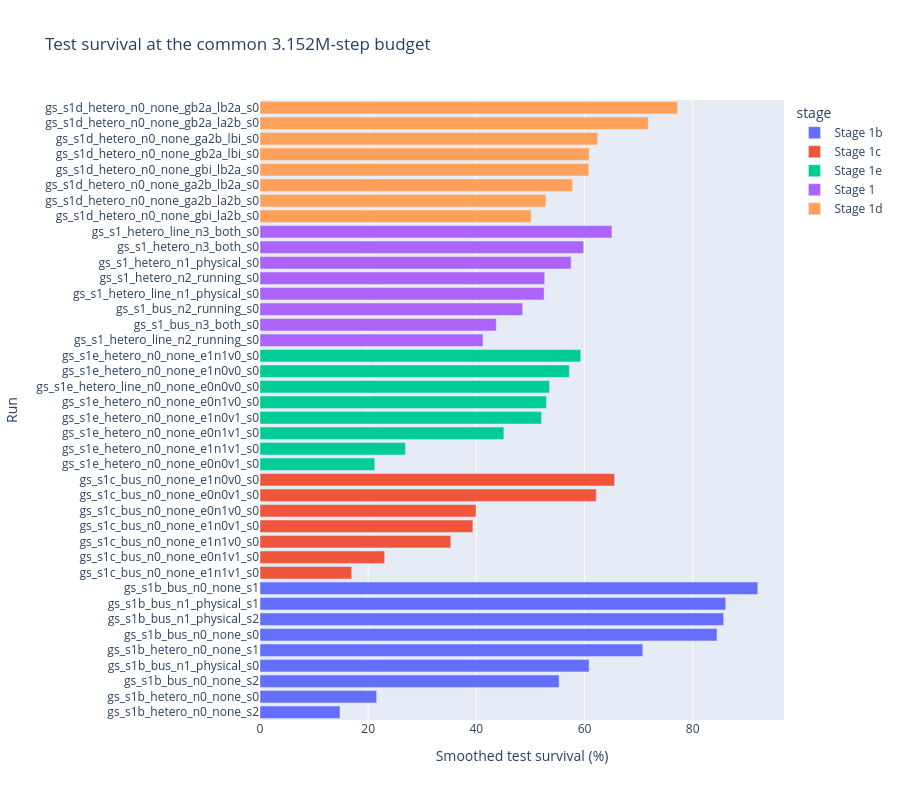

This figure's notebook cell:
### Markdown cell above
## Fair-budget ranking

Only runs that reached the comparison budget receive a comparison
value. This prevents a slow representation from being ranked using a
later or earlier amount of experience.

### Code cell
ranking_columns = [
    "stage",
    "run_name",
    "seed",
    "graph_type",
    "normalization",
    "structure",
    "encoder",
    "generator_direction",
    "load_direction",
    "last_eval_step_m",
    "comparison_survival_pct",
    "latest_5eval_survival_pct",
    "best_5eval_survival_pct",
    "target_8m_survival_pct",
]
ranking = endpoint_df[ranking_columns].sort_values(
    "comparison_survival_pct", ascending=False, na_position="last"
)
display(ranking.round(2))

ranked_available = ranking.dropna(
    subset=["comparison_survival_pct"]
).copy()
if not ranked_available.empty:
    rank_plot = px.bar(
        ranked_available.sort_values("comparison_survival_pct"),
        x="comparison_survival_pct",
        y="run_name",
        color="stage",
        orientation="h",
        hover_data=[
            "graph_type",
            "normalization",
            "structure",
            "seed",
            "generator_direction",
            "load_direction",
        ],
        title=(
            "Test survival at the common "
            f"{comparison_budget / 1_000_000:.3f}M-step budget"
        ),
        labels={
            "comparison_survival_pct": "Smoothed test survival (%)",
            "run_name": "Run",
        },
        height=max(550, 20 * len(ranked_available)),
    )
    rank_plot.show()

### Figure 1 — Plotly figure (JSON) as saved in the notebook; plotly's stock layout.template omitted (floating-point values rounded to 4 significant figures)
{"data": [{"customdata": [["heterogeneous", "n0_none", "e0n0v0", 2, "bidirectional", "bidirectional"], ["heterogeneous", "n0_none", "e0n0v0", 0, "bidirectional", "bidirectional"], ["bus", "n0_none", "e0n0v0", 2, "bidirectional", "bidirectional"], ["bus", "n1_physical", "e0n0v0", 0, "bidirectional", "bidirectional"], ["heterogeneous", "n0_none", "e0n0v0", 1, "bidirectional", "bidirectional"], ["bus", "n0_none", "e0n0v0", 0, "bidirectional", "bidirectional"], ["bus", "n1_physical", "e0n0v0", 2, "bidirectional", "bidirectional"], ["bus", "n1_physical", "e0n0v0", 1, "bidirectional", "bidirectional"], ["bus", "n0_none", "e0n0v0", 1, "bidirectional", "bidirectional"]], "hovertemplate": "stage=Stage 1b<br>Smoothed test survival (%)=%{x}<br>Run=%{y}<br>graph_type=%{customdata[0]}<br>normalization=%{customdata[1]}<br>structure=%{customdata[2]}<br>seed=%{customdata[3]}<br>generator_direction=%{customdata[4]}<br>load_direction=%{customdata[5]}<extra></extra>", "legendgroup": "Stage 1b", "marker": {"color": "#636efa", "pattern": {"shape": ""}}, "name": "Stage 1b", "orientation": "h", "showlegend": true, "textposition": "auto", "type": "bar", "x": [14.79, 21.57, 55.31, 60.85, 70.78, 84.5, 85.73, 86.12, 92.04], "xaxis": "x", "y": ["gs_s1b_hetero_n0_none_s2", "gs_s1b_hetero_n0_none_s0", "gs_s1b_bus_n0_none_s2", "gs_s1b_bus_n1_physical_s0", "gs_s1b_hetero_n0_none_s1", "gs_s1b_bus_n0_none_s0", "gs_s1b_bus_n1_physical_s2", "gs_s1b_bus_n1_physical_s1", "gs_s1b_bus_n0_none_s1"], "yaxis": "y"}, {"customdata": [["bus", "n0_none", "e1n1v1", 0, "bidirectional", "bidirectional"], ["bus", "n0_none", "e0n1v1", 0, "bidirectional", "bidirectional"], ["bus", "n0_none", "e1n1v0", 0, "bidirectional", "bidirectional"], ["bus", "n0_none", "e1n0v1", 0, "bidirectional", "bidirectional"], ["bus", "n0_none", "e0n1v0", 0, "bidirectional", "bidirectional"], ["bus", "n0_none", "e0n0v1", 0, "bidirectional", "bidirectional"], ["bus", "n0_none", "e1n0v0", 0, "bidirectional", "bidirectional"]], "hovertemplate": "stage=Stage 1c<br>Smoothed test survival (%)=%{x}<br>Run=%{y}<br>graph_type=%{customdata[0]}<br>normalization=%{customdata[1]}<br>structure=%{customdata[2]}<br>seed=%{customdata[3]}<br>generator_direction=%{customdata[4]}<br>load_direction=%{customdata[5]}<extra></extra>", "legendgroup": "Stage 1c", "marker": {"color": "#EF553B", "pattern": {"shape": ""}}, "name": "Stage 1c", "orientation": "h", "showlegend": true, "textposition": "auto", "type": "bar", "x": [16.96, 23.05, 35.29, 39.36, 39.95, 62.18, 65.57], "xaxis": "x", "y": ["gs_s1c_bus_n0_none_e1n1v1_s0", "gs_s1c_bus_n0_none_e0n1v1_s0", "gs_s1c_bus_n0_none_e1n1v0_s0", "gs_s1c_bus_n0_none_e1n0v1_s0", "gs_s1c_bus_n0_none_e0n1v0_s0", "gs_s1c_bus_n0_none_e0n0v1_s0", "gs_s1c_bus_n0_none_e1n0v0_s0"], "yaxis": "y"}, {"customdata": [["heterogeneous", "n0_none", "e0n0v1", 0, "bidirectional", "bidirectional"], ["heterogeneous", "n0_none", "e1n1v1", 0, "bidirectional", "bidirectional"], ["heterogeneous", "n0_none", "e0n1v1", 0, "bidirectional", "bidirectional"], ["heterogeneous", "n0_none", "e1n0v1", 0, "bidirectional", "bidirectional"], ["heterogeneous", "n0_none", "e0n1v0", 0, "bidirectional", "bidirectional"], ["heterogeneous_line", "n0_none", "e0n0v0", 0, "bidirectional", "bidirectional"], ["heterogeneous", "n0_none", "e1n0v0", 0, "bidirectional", "bidirectional"], ["heterogeneous", "n0_none", "e1n1v0", 0, "bidirectional", "bidirectional"]], "hovertemplate": "stage=Stage 1e<br>Smoothed test survival (%)=%{x}<br>Run=%{y}<br>graph_type=%{customdata[0]}<br>normalization=%{customdata[1]}<br>structure=%{customdata[2]}<br>seed=%{customdata[3]}<br>generator_direction=%{customdata[4]}<br>load_direction=%{customdata[5]}<extra></extra>", "legendgroup": "Stage 1e", "marker": {"color": "#00cc96", "pattern": {"shape": ""}}, "name": "Stage 1e", "orientation": "h", "showlegend": true, "textposition": "auto", "type": "bar", "x": [21.21, 26.88, 45.09, 52.05, 52.96, 53.53, 57.21, 59.31], "xaxis": "x", "y": ["gs_s1e_hetero_n0_none_e0n0v1_s0", "gs_s1e_hetero_n0_none_e1n1v1_s0", "gs_s1e_hetero_n0_none_e0n1v1_s0", "gs_s1e_hetero_n0_none_e1n0v1_s0", "gs_s1e_hetero_n0_none_e0n1v0_s0", "gs_s1e_hetero_line_n0_none_e0n0v0_s0", "gs_s1e_hetero_n0_none_e1n0v0_s0", "gs_s1e_hetero_n0_none_e1n1v0_s0"], "yaxis": "y"}, {"customdata": [["heterogeneous_line", "n2_running", "e0n0v0", 0, "bidirectional", "bidirectional"], ["bus", "n3_both", "e0n0v0", 0, "bidirectional", "bidirectional"], ["bus", "n2_running", "e0n0v0", 0, "bidirectional", "bidirectional"], ["heterogeneous_line", "n1_physical", "e0n0v0", 0, "bidirectional", "bidirectional"], ["heterogeneous", "n2_running", "e0n0v0", 0, "bidirectional", "bidirectional"], ["heterogeneous", "n1_physical", "e0n0v0", 0, "bidirectional", "bidirectional"], ["heterogeneous", "n3_both", "e0n0v0", 0, "bidirectional", "bidirectional"], ["heterogeneous_line", "n3_both", "e0n0v0", 0, "bidirectional", "bidirectional"]], "hovertemplate": "stage=Stage 1<br>Smoothed test survival (%)=%{x}<br>Run=%{y}<br>graph_type=%{customdata[0]}<br>normalization=%{customdata[1]}<br>structure=%{customdata[2]}<br>seed=%{customdata[3]}<br>generator_direction=%{customdata[4]}<br>load_direction=%{customdata[5]}<extra></extra>", "legendgroup": "Stage 1", "marker": {"color": "#ab63fa", "pattern": {"shape": ""}}, "name": "Stage 1", "orientation": "h", "showlegend": true, "textposition": "auto", "type": "bar", "x": [41.24, 43.7, 48.57, 52.53, 52.64, 57.52, 59.85, 65.07], "xaxis": "x", "y": ["gs_s1_hetero_line_n2_running_s0", "gs_s1_bus_n3_both_s0", "gs_s1_bus_n2_running_s0", "gs_s1_hetero_line_n1_physical_s0", "gs_s1_hetero_n2_running_s0", "gs_s1_hetero_n1_physical_s0", "gs_s1_hetero_n3_both_s0", "gs_s1_hetero_line_n3_both_s0"], "yaxis": "y"}, {"customdata": [["heterogeneous", "n0_none", "e0n0v0", 0, "bidirectional", "asset_to_busbar"], ["heterogeneous", "n0_none", "e0n0v0", 0, "asset_to_busbar", "asset_to_busbar"], ["heterogeneous", "n0_none", "e0n0v0", 0, "asset_to_busbar", "busbar_to_asset"], ["heterogeneous", "n0_none", "e0n0v0", 0, "bidirectional", "busbar_to_asset"], ["heterogeneous", "n0_none", "e0n0v0", 0, "busbar_to_asset", "bidirectional"], ["heterogeneous", "n0_none", "e0n0v0", 0, "asset_to_busbar", "bidirectional"], ["heterogeneous", "n0_none", "e0n0v0", 0, "busbar_to_asset", "asset_to_busbar"], ["heterogeneous", "n0_none", "e0n0v0", 0, "busbar_to_asset", "busbar_to_asset"]], "hovertemplate": "stage=Stage 1d<br>Smoothed test survival (%)=%{x}<br>Run=%{y}<br>graph_type=%{customdata[0]}<br>normalization=%{customdata[1]}<br>structure=%{customdata[2]}<br>seed=%{customdata[3]}<br>generator_direction=%{customdata[4]}<br>load_direction=%{customdata[5]}<extra></extra>", "legendgroup": "Stage 1d", "marker": {"color": "#FFA15A", "pattern": {"shape": ""}}, "name": "Stage 1d", "orientation": "h", "showlegend": true, "textposition": "auto", "type": "bar", "x": [50.16, 52.87, 57.8, 60.8, 60.88, 62.45, 71.8, 77.24], "xaxis": "x", "y": ["gs_s1d_hetero_n0_none_gbi_la2b_s0", "gs_s1d_hetero_n0_none_ga2b_la2b_s0", "gs_s1d_hetero_n0_none_ga2b_lb2a_s0", "gs_s1d_hetero_n0_none_gbi_lb2a_s0", "gs_s1d_hetero_n0_none_gb2a_lbi_s0", "gs_s1d_hetero_n0_none_ga2b_lbi_s0", "gs_s1d_hetero_n0_none_gb2a_la2b_s0", "gs_s1d_hetero_n0_none_gb2a_lb2a_s0"], "yaxis": "y"}], "layout": {"barmode": "relative", "height": 800, "legend": {"title": {"text": "stage"}, "tracegroupgap": 0}, "title": {"text": "Test survival at the common 3.152M-step budget"}, "xaxis": {"anchor": "y", "domain": [0, 1], "title": {"text": "Smoothed test survival (%)"}}, "yaxis": {"anchor": "x", "domain": [0, 1], "title": {"text": "Run"}}}}
